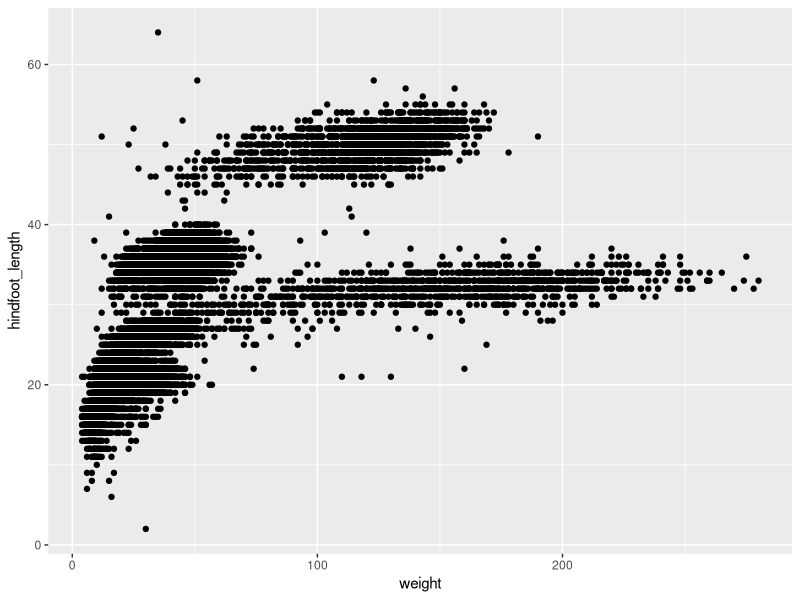
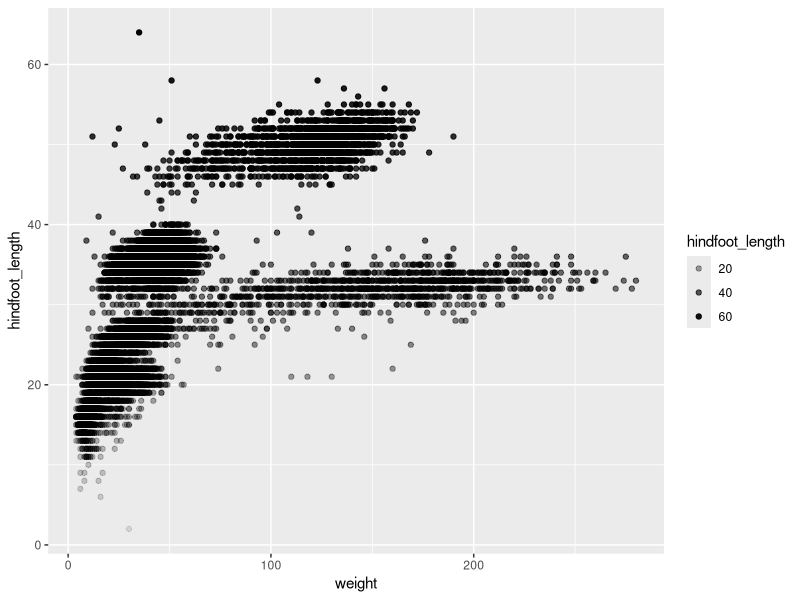
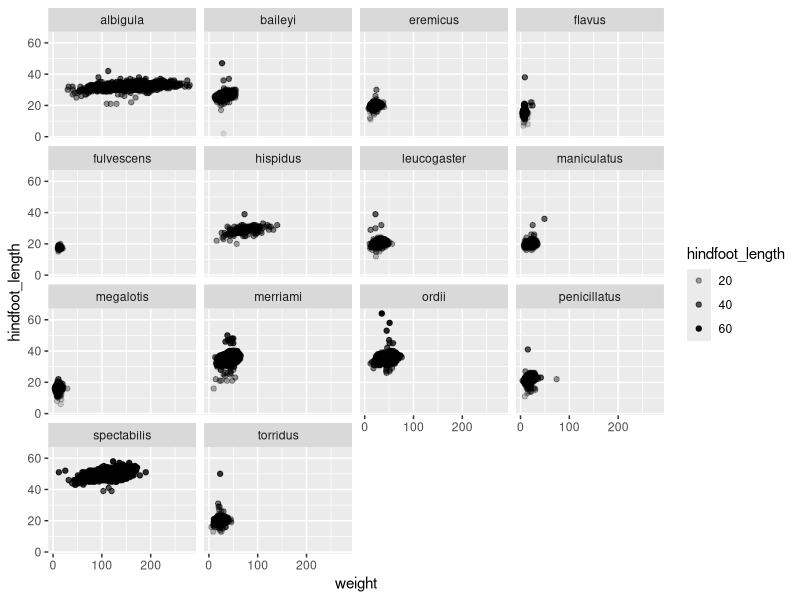
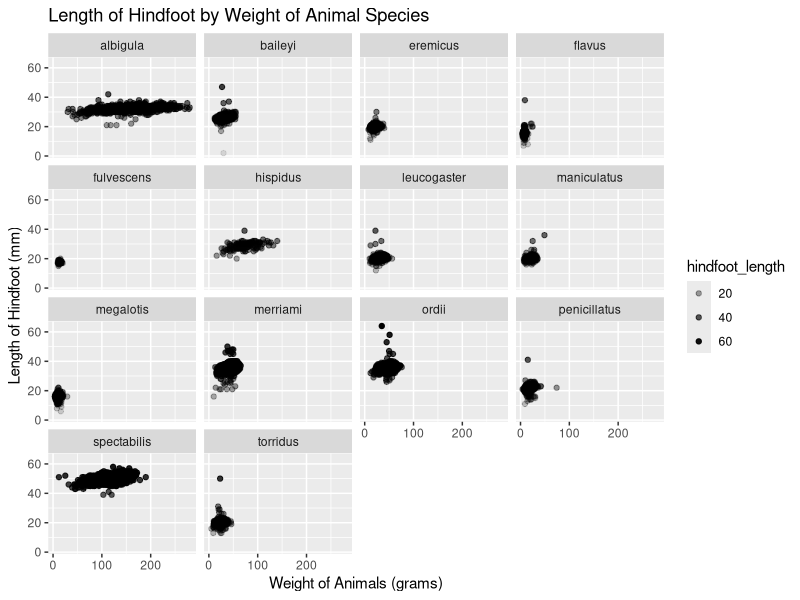

R code for these plots, in order:
## ---- chunk 1
#| label: setup
# Load necessary packages for analysis
library(tidyverse)
## ---- chunk 2
#| label: load-data

# Read in the dataset
surveys <- read_csv("data/surveys.csv")

# Overview of the dataset
glimpse(surveys)
## ---- chunk 3
#| label: scatterplot

# Scatterplot between `weight` and `hindfoot_length` 
ggplot(data = surveys, mapping = aes(x = weight, y = hindfoot_length)) +
  geom_point()
## ---- chunk 4
#| label: scatter-alpha

# Scatterplot between `weight` and `hindfoot_length` 
ggplot(data = surveys, 
       mapping = aes(x = weight, y = hindfoot_length, alpha = hindfoot_length)) +
  geom_point()
## ---- chunk 5
#| label: scatter-facet

# Scatterplot between `weight` and `hindfoot_length` 
ggplot(data = surveys, 
       mapping = aes(x = weight, y = hindfoot_length, alpha = hindfoot_length)) +
  geom_point() +
  facet_wrap(~ species)
## ---- chunk 6
#| label: scatter-labels

# Scatterplot between `weight` and `hindfoot_length` 
ggplot(data = surveys, 
       mapping = aes(x = weight, y = hindfoot_length, alpha = hindfoot_length)) + 
  labs(x = "Weight of Animals (grams)",
       y = "Length of Hindfoot (mm)",
       title = "Length of Hindfoot by Weight of Animal Species") + 
  geom_point() +
  facet_wrap(~ species)
## ---- chunk 7
#| label: boxplot


## ---- chunk 8
#| label: rotated-boxplot

